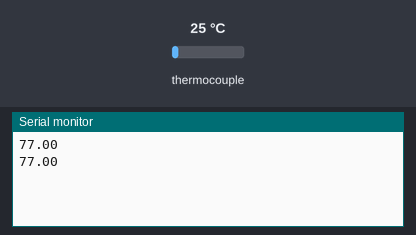
A sketch run on a simulated Arduino Uno, built with avr-gcc and run on an emulated ATmega328P. Shown: the last lines printed to the serial monitor. The inputs (shaded band) are chosen by the test bench; at power-on: thermocouple 25 °C.

Above: at 2.2 s.
2.3 s: thermocouple set to 6 °C
At 3.6 s:
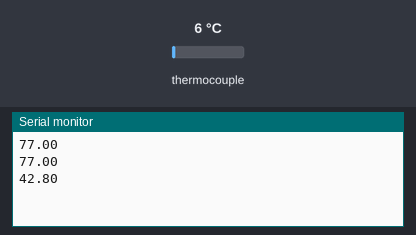
3.8 s: thermocouple set to 75 °C
At 4.8 s:
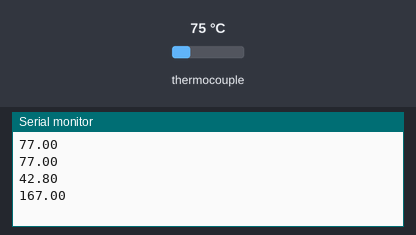
Timing chart, 0 to 6.8 s (numbered marks = the images above; inputs shaded):
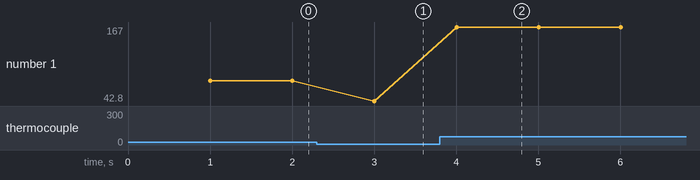

The sketch:

arduino_temperature_collector.ino
```cpp
// Sample Arduino MAX6675 Arduino Sketch

#include "max6675.h"

int ktcSO = 8;
int ktcCS = 9;
int ktcCLK = 10;

MAX6675 ktc(ktcCLK, ktcCS, ktcSO);

void setup()
{
  Serial.begin(9600);
  // give the MAX a little time to settle
  delay(1000);
}

void loop()
{
  Serial.println(ktc.readFahrenheit(), 2);
  // basic readout test

  //Serial.print("Deg C = ");
  //Serial.print(ktc.readCelsius());
  //Serial.print("\t Deg F = ");
  // Serial.write(ktc.readFahrenheit());
  //String output = String(ktc.readFahrenheit(), 2);
  //Serial.write(output.c_str());
  //Serial.println(output.c_str());
  //Serial.println();

  delay(1000);
}
```

Measured:
- after the input at 2.3 s, the serial monitor: prints a new line after 0.70 s (image 1)
- after the input at 3.8 s, the serial monitor: prints a new line after 0.20 s (image 2)
- plotted number 1: 77 → 42.8 after the input at 2.3 s, 42.8 → 167 after the input at 3.8 s
